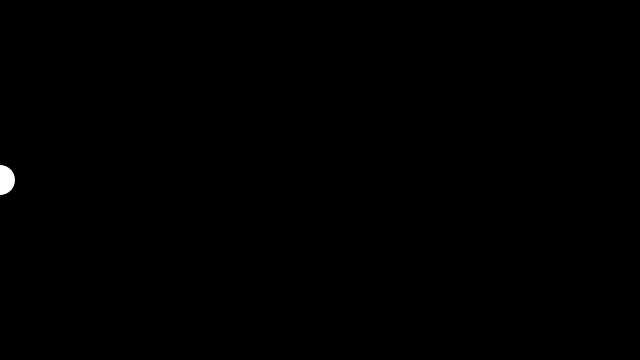
Frame 1 (no input)
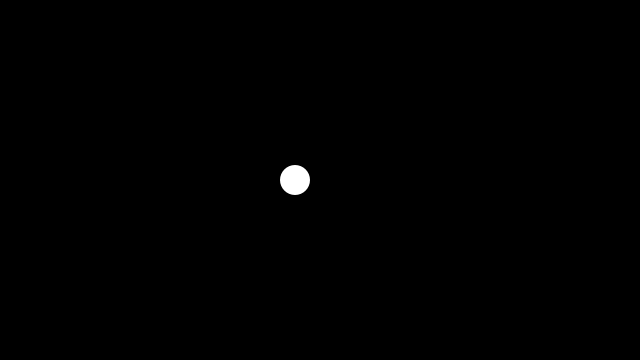
Frame 60 (the mouse pressed at the canvas centre just before this capture)
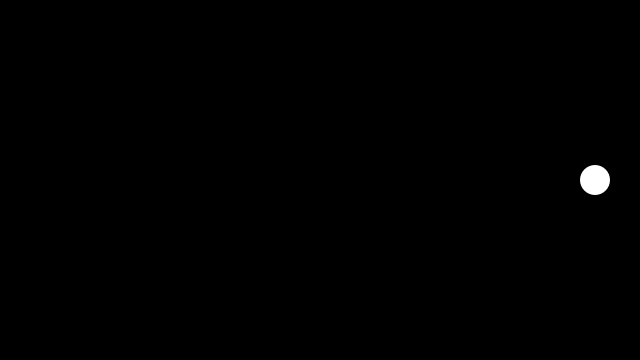
Frame 120 (the mouse held since frame 60 and released just before this capture)

The Processing sketch that drew these frames (run headless with seeded random() and noise(); from frame 60 on, the mouse is pressed at the canvas centre):

// Processing sketch: BouncingAccelerate
// ── BouncingAccelerate.pde
float circleX;
float xspeed = 5;

void setup(){
  size(640, 360);
  float circleX = 0;
}

void draw(){
  background(0);
  fill(255);
  noStroke();
  ellipse(circleX, height/2, 30, 30);
  
  circleX = circleX + xspeed;
  
  if (circleX > width || circleX < 0){
    // bouncing + accelerate
    xspeed = xspeed * -1.1;
  }
}
